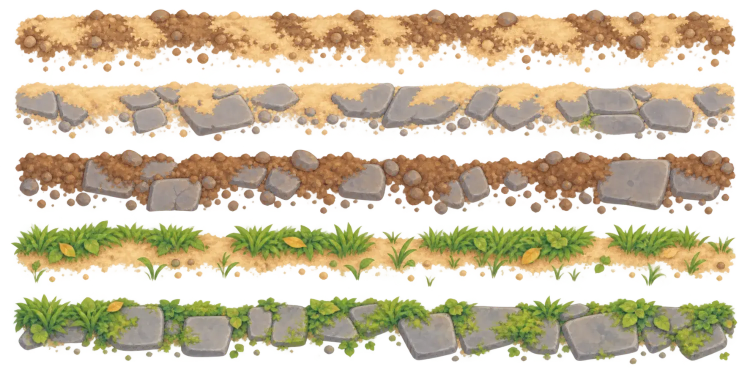
#> input picture arte/meshy/entrada/joints_lamina.webp, 1500 x 750 px (shown at 1/2 size)
$ python joints_atlas.py
#> lines starting #> are read from the running program, lines starting #| are printed output that depends on the picture
#!/usr/bin/env python3
"""Corta la lámina pintada de joints en un atlas de tiras SEAMLESS en horizontal.

  python herramientas/joints_atlas.py [lamina.webp] [atlas.png]

Entrada : arte/meshy/entrada/joints_lamina.webp (1500x750, RGBA, fondo transparente, 5 tiras horizontales).
Salida  : arte/suelo_meshy/joints_atlas.png (1024 x 640 = 5 filas de 128 px), docs/capturas/joints/atlas_repeticion.png (control: 3 copias seguidas).

ORDEN DE LAS FILAS (de arriba abajo; fila 0 = y 0..127):
  0  camino -> tierra    1  camino -> piedra    2  tierra -> piedra    3  hierba -> camino    4  hierba -> piedra
ORIENTACION: v = 0 (borde de arriba de la fila) es el lado DENSO = el suelo de ORIGEN (el primero del nombre); hacia abajo la tira se deshace en
migas / piedrecitas sueltas, que caen sobre el suelo VECINO. u (horizontal) se repite: la costura esta fundida.

COSTURA: la tira empieza en un color y acaba en otro. Se recorta un solape B del final y se funde con el principio mediante una rampa cuyo
umbral lo desplaza un ruido suave (no una linea recta): out[x] = mezcla(tira[L + x], tira[x], t(x, y)) para x < B, con L = ancho - B; el resto es la
tira tal cual. Asi out[L - 1] -> out[0] es continuo (out[0] = tira[L], justo lo que sigue a tira[L - 1]). Se hace en alfa premultiplicado.
"""
import os
import sys

import numpy as np
from PIL import Image
from scipy.ndimage import gaussian_filter

RAIZ = os.path.dirname(os.path.dirname(os.path.abspath(__file__)))
LAMINA = os.path.join(RAIZ, "arte", "meshy", "entrada", "joints_lamina.webp")
ATLAS = os.path.join(RAIZ, "arte", "suelo_meshy", "joints_atlas.png")
CONTROL = os.path.join(RAIZ, "docs", "capturas", "joints", "atlas_repeticion.png")
NOMBRES = ["camino_tierra", "camino_piedra", "tierra_piedra", "hierba_camino", "hierba_piedra"]
ANCHO = 1024
ALTO_FILA = 128
MARGEN_SUP = 6          # px de aire sobre el lado denso dentro de cada fila
SOLAPE = 220            # px (de la lámina) que se funden en la costura
UMBRAL_ALFA = 20


def franjas(a):
    """Rangos de filas (y0, y1) con algo de alfa, separados por filas vacías."""
    lleno = (a > UMBRAL_ALFA).sum(1) > 0
    res, ini = [], None
    for y, v in enumerate(lleno):
        if v and ini is None:
            ini = y
        if not v and ini is not None:
            res.append((ini, y))
            ini = None
    if ini is not None:
        res.append((ini, len(lleno)))
    return res


def ruido_suave(forma, sigma, rng):
    r = gaussian_filter(rng.random(forma), sigma, mode="wrap")
    return (r - r.min()) / (r.max() - r.min() + 1e-9)


def seamless(tira, rng):
    """tira: float (h, w, 4) premultiplicada. Devuelve (h, w - SOLAPE, 4) periódica."""
    h, w, _ = tira.shape
    L = w - SOLAPE
    n = ruido_suave((h, SOLAPE), (6, 14), rng)
    n = gaussian_filter(n, 3)
    x = np.linspace(0, 1, SOLAPE)[None, :]
    t = np.clip((x - 0.5) * 2.2 + 0.5 + (n - 0.5) * 1.3, 0, 1)
    t = t * t * (3 - 2 * t)
    t = t[:, :, None]
    sal = tira[:, :L].copy()
    sal[:, :SOLAPE] = tira[:, L:] * (1 - t) + tira[:, :SOLAPE] * t
    return sal


def a_straight(p):
    """Premultiplicado -> RGBA recto, con el color de los píxeles transparentes rellenado desde el vecino (no hay halo negro al filtrar)."""
    a = p[..., 3]
    rgb_b = np.stack([gaussian_filter(p[..., i], 2.5) for i in range(3)], -1)
    a_b = gaussian_filter(a, 2.5)[..., None]
    rel = rgb_b / np.maximum(a_b, 1e-4)
    prop = p[..., :3] / np.maximum(a[..., None], 1e-4)
    k = np.clip(a[..., None] * 6, 0, 1)
    rgb = prop * k + rel * (1 - k)
    return np.clip(np.concatenate([rgb, a[..., None]], -1), 0, 1)


def main():
    lamina = sys.argv[1] if len(sys.argv) > 1 else LAMINA
    salida = sys.argv[2] if len(sys.argv) > 2 else ATLAS
    im = np.array(Image.open(lamina).convert("RGBA")).astype(np.float64) / 255.0
    a = im[..., 3]
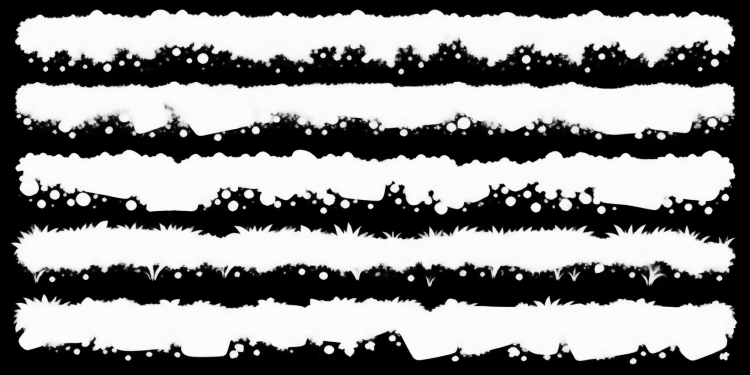
#> a: shape (750, 1500) float64 (shown at 1/2 size); min 0, max 1, mean 0.53
    fr = franjas((a * 255).astype(np.uint8))
#> the loop in franjas, `for y, v in enumerate(lleno):` made 750 passes
#> v on passes 1 to 12: False, False, False, False, False, False, False, False, False, False, False, False
#> after the loop in franjas, `for y, v in enumerate(lleno):`: res = [(18, 150), (162, 283), (299, 430), (440, 574), (588, 729)]
#> fr has the same summary as res in franjas
    if len(fr) != 5:
        raise SystemExit("se esperaban 5 franjas y hay %d: %s" % (len(fr), fr))
    rng = np.random.default_rng(7)
    atlas = np.zeros((ALTO_FILA * 5, ANCHO, 4))
    for i, (y0, y1) in enumerate(fr):
        sub = im[y0:y1]
        cols = np.where((sub[..., 3] * 255 > UMBRAL_ALFA).any(0))[0]
        sub = sub[:, cols[0]:cols[-1] + 1]
        p = sub.copy()
        p[..., :3] *= p[..., 3:4]
        p = seamless(p, rng)
        h, w, _ = p.shape
        escala = ANCHO / w
        nh = int(round(h * escala))
        if nh + MARGEN_SUP > ALTO_FILA:
            raise SystemExit("la fila %d no cabe: %d px" % (i, nh))
        # Reescalado en premultiplicado (PIL, por canal en float).
        red = np.stack([np.array(Image.fromarray(p[..., c].astype(np.float32), "F").resize((ANCHO, nh), Image.LANCZOS)) for c in range(4)], -1)
        red = np.clip(red, 0, 1)
        red[..., :3] = np.minimum(red[..., :3], red[..., 3:4])
        atlas[i * ALTO_FILA + MARGEN_SUP:i * ALTO_FILA + MARGEN_SUP + nh] = red
        print("fila %d %-14s franja y %d..%d -> %d x %d px (escala %.3f)" % (i, NOMBRES[i], y0, y1, ANCHO, nh, escala))
#> this loop made 5 passes
#> (y0, y1, h, w, L in seamless, escala, nh) on passes 1 to 5: (18, 150, 132, 1223, 1223, 0.837, 111), (162, 283, 121, 1222, 1222, 0.838, 101), (299, 430, 131, 1222, 1222, 0.838, 110), (440, 574, 134, 1230, 1230, 0.833, 112), (588, 729, 141, 1229, 1229, 0.833, 117)
#| fila 0 camino_tierra  franja y 18..150 -> 1024 x 111 px (escala 0.837)
#| fila 1 camino_piedra  franja y 162..283 -> 1024 x 101 px (escala 0.838)
#| fila 2 tierra_piedra  franja y 299..430 -> 1024 x 110 px (escala 0.838)
#| fila 3 hierba_camino  franja y 440..574 -> 1024 x 112 px (escala 0.833)
#| fila 4 hierba_piedra  franja y 588..729 -> 1024 x 117 px (escala 0.833)
#> pass 1, in main, `sub = sub[:, cols[0]:cols[-1] + 1]`:
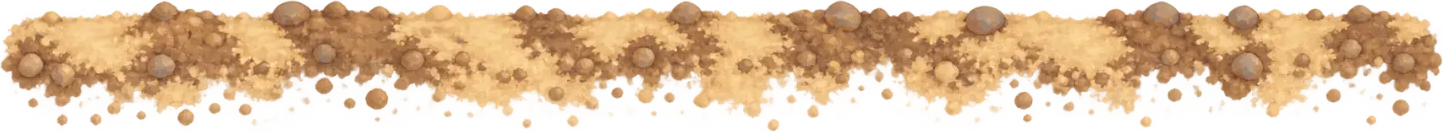
#> sub: shape (132, 1443, 4) float64; mean R, G, B, A 0.769, 0.609, 0.375, 0.592; transparent parts drawn white
#> pass 1, in seamless, `n = ruido_suave((h, SOLAPE), (6, 14), rng)`:
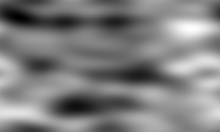
#> n: shape (132, 220) float64; min 0, max 1, mean 0.501
#> after the loop:
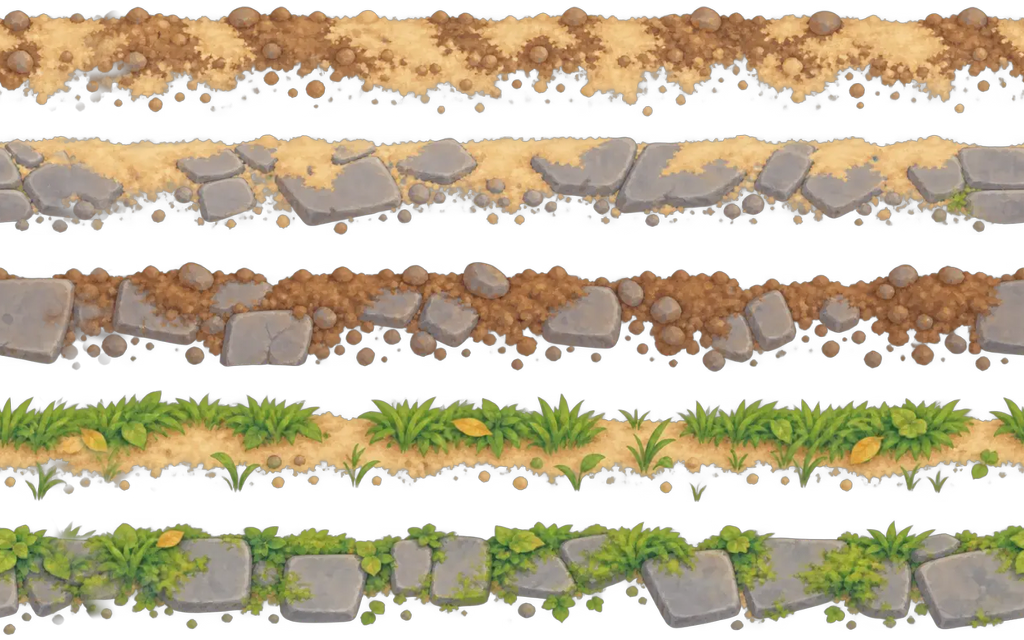
#> atlas: shape (640, 1024, 4) float64; mean R, G, B, A 0.366, 0.319, 0.221, 0.549; transparent parts drawn white
#> after the loop:
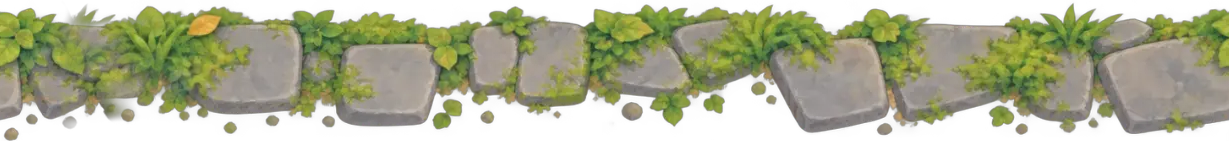
#> p: shape (141, 1229, 4) float64; mean R, G, B, A 0.366, 0.379, 0.26, 0.667; transparent parts drawn white
    out = (a_straight(atlas) * 255 + 0.5).astype(np.uint8)
    os.makedirs(os.path.dirname(salida), exist_ok=True)
    Image.fromarray(out, "RGBA").save(salida)
    print("atlas:", salida, out.shape[1], "x", out.shape[0])
#| atlas: arte/suelo_meshy/joints_atlas.png 1024 x 640
    # Control: 3 copias seguidas sobre un fondo neutro, con una marca roja bajo cada costura.
    tri = np.concatenate([out] * 3, 1)
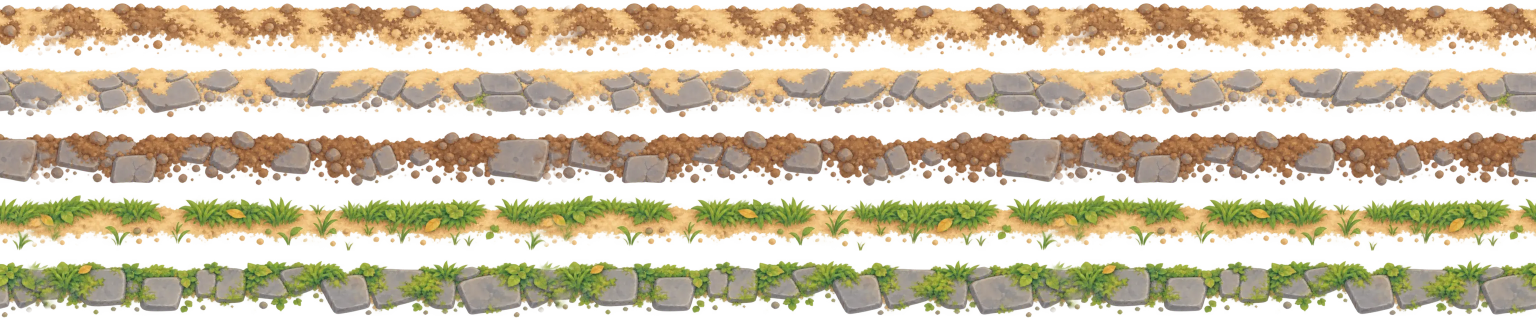
#> tri: shape (640, 3072, 4) (shown at 1/2 size); mean R, G, B, A 154.5, 135.2, 83.2, 140; transparent parts drawn white
    fondo = Image.new("RGBA", (tri.shape[1], tri.shape[0]), (92, 84, 70, 255))
    fondo.alpha_composite(Image.fromarray(tri, "RGBA"))
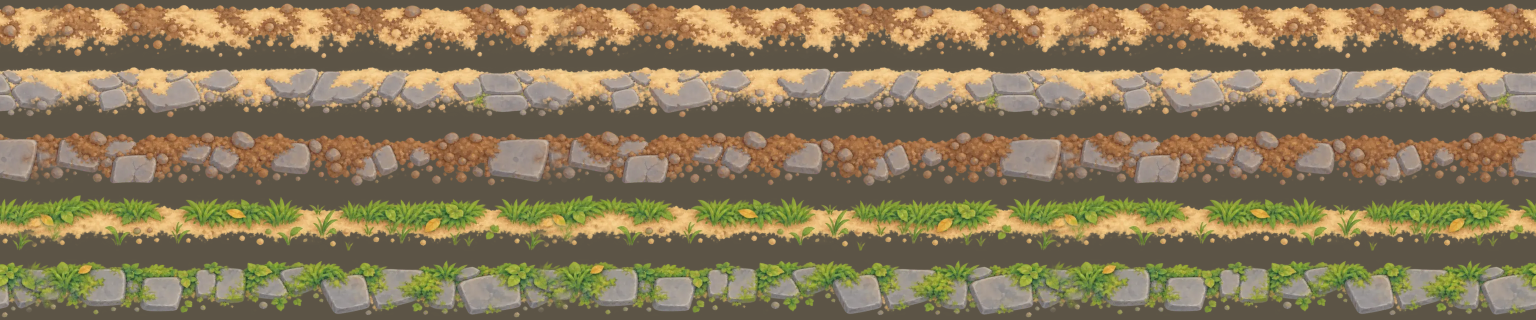
#> fondo: PIL image 3072x640 RGBA (shown at 1/2 size); mean R, G, B, A 134.7, 119.3, 87.9, 255
    fondo = fondo.convert("RGB")
#> fondo: PIL image 3072x640 RGB
    px = fondo.load()
    for k in (1, 2):
        for y in range(0, tri.shape[0], 128):
            for dx in range(-1, 1):
                px[k * ANCHO + dx, y + 1] = (255, 0, 0)
                px[k * ANCHO + dx, y + 2] = (255, 0, 0)
    os.makedirs(os.path.dirname(CONTROL), exist_ok=True)
    fondo.save(CONTROL)
    print("control:", CONTROL)


if __name__ == "__main__":
    main()
